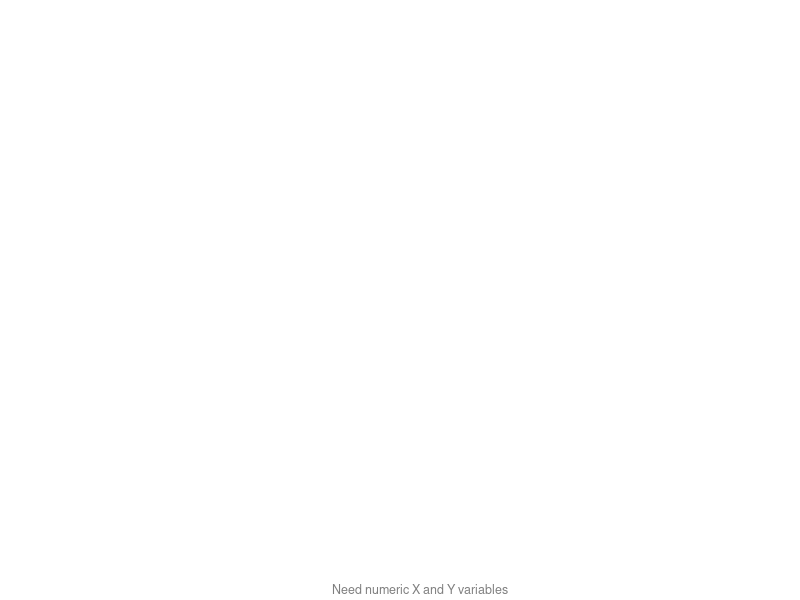

This figure's R source:
# Copyright (c) Microsoft Corporation.  All rights reserved.

# Third Party Programs. This software enables you to obtain software applications from other sources. 
# Those applications are offered and distributed by third parties under their own license terms.
# Microsoft is not developing, distributing or licensing those applications to you, but instead, 
# as a convenience, enables you to use this software to obtain those applications directly from 
# the application providers.
# By using the software, you acknowledge and agree that you are obtaining the applications directly
# from the third party providers and under separate license terms, and that it is your responsibility to locate, 
# understand and comply with those license terms.
# Microsoft grants you no license rights for third-party software or applications that is obtained using this software.


##PBI_R_VISUAL: VIZGAL_SPLINE   Visualization of spline interpolation
# Computes and visualizes a spline interpolation of 2D scatter 
# Smoothness is controlled by the user 
# INPUT: 
# The input dataset should include exactly two numerical non-constant columns for X and Y  
#
# EXAMPLES:
## for R environment
# library(zoo)
# library(reshape)
# dat=BJsales.lead  
# BJsaleData=data.frame(ind=index(dat),date=as.Date(dat),value=melt(dat)$value)
# dataset=data.frame(x=BJsaleData$ind,y=BJsaleData$value)
# source("visGal_spline.R") #create graphics
#
# WARNINGS:  
#
# CREATION DATE: 24/7/2016
#
# LAST UPDATE: 26/7/2017
#
# VERSION: 0.0.2
#
# R VERSION TESTED: 3.2.2
# 
# AUTHOR: Jacob Minsky (t-jacobm@microsoft.com)
#
# REFERENCES: https://stat.ethz.ch/R-manual/R-devel/library/stats/html/loess.html
#save(list=ls(all.names=TRUE), file="c:/users/t-jacobm/Documents/cvis.rdata")


#PBI_EXAMPLE_DATASET for debugging purposes 


############ User Parameters #########
##PBI_PARAM: Should warnings text be displayed?
#Type:logical, Default:TRUE, Range:NA, PossibleValues:NA, Remarks: NA
showWarnings=TRUE

##PBI_PARAM Smoothness of spline. Small values correspond for wiggly spline, large values for smooth spline 
#Type: integer, Default:30, Range:[1,100], PossibleValues:NA, Remarks: Used to control "span" parameter 
smoothness = 30
if(exists("settings_spline_params_percentile")){
  smoothness = settings_spline_params_percentile
}

##PBI_PARAM Confidence level band display
#Type:logical, Default:TRUE, Range:NA, PossibleValues:NA, Remarks: NA
drawConfidenceLevels = TRUE
if(exists("settings_conf_params_showConf")){
  drawConfidenceLevels = settings_conf_params_showConf
}

###############Library Declarations###############
libraryRequireInstall = function(packageName, ...)
{
  if(!require(packageName, character.only = TRUE)) 
    warning(paste("*** The package: '", packageName, "' was not installed ***",sep=""))
}

libraryRequireInstall("reshape")
libraryRequireInstall("graphics")
libraryRequireInstall("splines")
libraryRequireInstall("scales")

###############Internal parameters definitions#################
#PBI_PARAM Minimal number of points for spline
#Type:integer, Default:7, Range:[3,100], PossibleValues:NA, Remarks: NA
minPoints = 7

##PBI_PARAM Confidence level percentage; 0.95 is 95%
#Type:numeric, Default:0.99, Range:[0,1], PossibleValues:NA, Remarks: NA
confLevel = 0.99
if(exists("settings_conf_params_confLevel")){
  confLevel = settings_conf_params_confLevel
}

##PBI_PARAM Color of scatterplot points
#Type:string, Default:"orange", Range:NA, PossibleValues:"orange","blue","green","black"
pointsCol = "orange"
if(exists("settings_scatter_params_pointColor")){
  pointsCol = settings_scatter_params_pointColor
}

##PBI_PARAM Color of spline plot
#Type:string, Default:"orange", Range:NA, PossibleValues:"orange","blue","green","black"
lineColor = "turquoise"
if(exists("settings_spline_params_lineColor")){
  lineColor = settings_spline_params_lineColor
}

#PBI_PARAM Transparency of scatterplot points
#Type:numeric, Default:0.4, Range:[0,1], PossibleValues:NA, Remarks: NA
transparency = 0.5

#PBI_PARAM Shaded band for confidence interval
#Type:logical, Default:TRUE, Range:NA, PossibleValues:NA, Remarks: NA
fillConfidenceLevels = TRUE

#PBI_PARAM Span for loess regression
#Type:numeric or NA, Default: NA, Range:(0.1,3], PossibleValues:NA, 
#Remarks: If span is NA or NULL the smoothness 
span = NA

#PBI_PARAM Size of points on the plot
#Type:numeric, Default: 1 , Range:[0.1,5], PossibleValues:NA, Remarks: NA
pointCex = 1

###############Internal functions definitions#################

#if it attributeColumn is legal colors() use them 
#if all the entries in attributeColumn are the same number - use defaultColor
#if it has many numeric variables color from green to red range 
#if it has few unique strings - use rainbow to color them 
ColorPerPoint = function (attributeColumn, defaultColor = pointsCol, sizeColRange = 30)
{
  N = length(attributeColumn)
  if(sum(attributeColumn %in% colors()) == N) # all legal colors
    return(attributeColumn)
  
  UN = length(unique(attributeColumn))
  if(UN == 1) # single number 
    return(defaultColor)
  
  sortedUniqueValues = sort(unique(attributeColumn))
  
  if(UN >= N - 2 && is.numeric(attributeColumn)) # many numbers --> color range 
  {
    rangeColors = terrain.colors(sizeColRange)# 30 colors
    breaks = seq(min(sortedUniqueValues), max(sortedUniqueValues),length.out = sizeColRange + 1)
    pointsCol = as.character(cut(attributeColumn, breaks,labels = rangeColors))
    return(pointsCol)
  } else {
    rangeColors = rainbow(UN)
    names(rangeColors) = sortedUniqueValues
    return(rangeColors[as.character(attributeColumn)])
  }
}

###############Upfront input correctness validations (where possible)#################
pbiWarning = NULL

if (exists("x_var") && exists("y_var")){

  if(exists("color")) {
    dataset=cbind(x_var,y_var,color)
  } else {
    dataset=cbind(x_var,y_var)
  }
  
  dataset<-dataset[complete.cases(dataset),] #remove corrupted rows
  
  if(is.null(span) || is.na(span))
    span=smoothness/50
  
  if(ncol(dataset) > 2)
    pointsCol = ColorPerPoint(dataset[,3],pointsCol)
  
  ##############Main Visualization script###########
  
  
  cNames <- names(dataset)
  
  if(nrow(dataset) >= minPoints) {
    
    names(dataset) = c("x", "y")
    
    #x=as.numeric(x[,1])
    #y=as.numeric(y[,1])
    
    attach(dataset)
    new.x = seq(min(dataset[, 1]), max(dataset[,1]), length.out = 100)
    
    fit <- tryCatch(
      {
        loess(y ~ x, family = "gaussian", span = span)
      },
      error=function(cond) {
        return(list())
      }
    )
    plot(x, y, xlim = c(min(x), max(x)), ylim=c(min(y), max(y)), pch = 19, cex = pointCex,
         ylab = cNames[2], xlab = cNames[1],col = alpha(pointsCol, transparency))
    
    if (length(fit) != 0) {     
      
      prediction = predict(fit, data.frame(x = new.x), se = TRUE)
      spline_plot = prediction$fit
      
      if (drawConfidenceLevels) {
        spline_plot = cbind(
          spline_plot,
          prediction$fit + (prediction$se.fit)*qnorm(1 - (1 - confLevel)/2),
          prediction$fit - prediction$se.fit*qnorm(1 - (1 - confLevel)/2)
        )
      }
      
      if (drawConfidenceLevels && fillConfidenceLevels) # add fill
        polygon(c(rev(new.x), new.x), c(rev(spline_plot[ ,3]), spline_plot[ ,2]), col = alpha('grey80',transparency), border = NA)
      
      matplot(new.x, spline_plot, lwd = c(3,1,1), lty = c(1,2,2), col = c(lineColor,"red","red"), type = "l", add = TRUE)
    } else {
      showWarnings = TRUE
      pbiWarning<-paste(pbiWarning, "Regression failed: possibly no pattern in data", sep="\n")
    }
  } else { # note enough points
    plot.new()
    pbiWarning<-paste(pbiWarning, "Not enough points for plot", sep="\n")
  }
} else{ #No X and Y columns
  plot.new()
  pbiWarning<-paste(pbiWarning, "Need numeric X and Y variables", sep="\n")
}

#add warning as subtitle
if(showWarnings)
  title(main = NULL, sub = pbiWarning, outer = FALSE, col.sub = "gray50", cex.sub=0.75)

remove('dataset')

